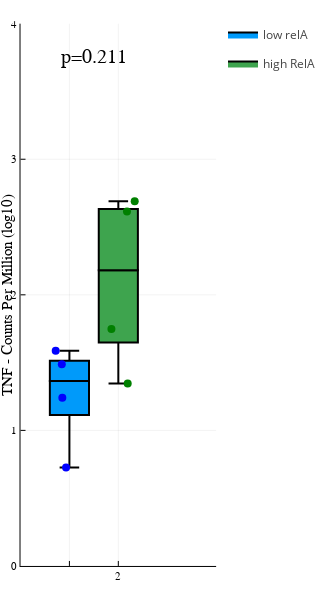
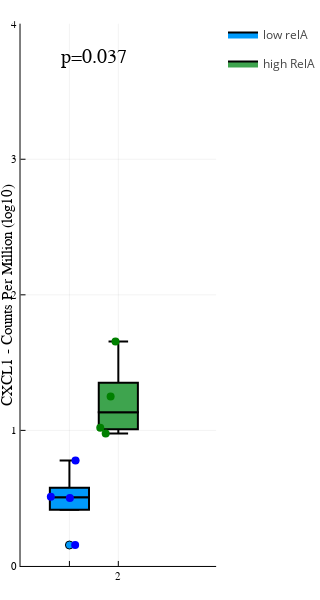
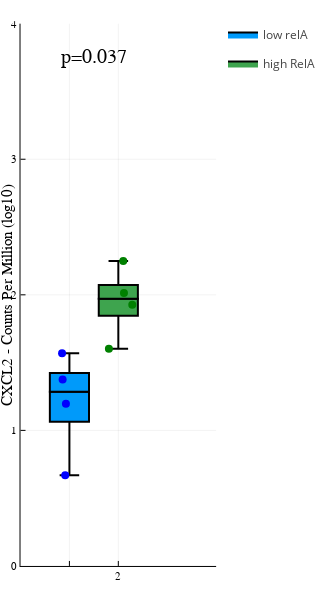
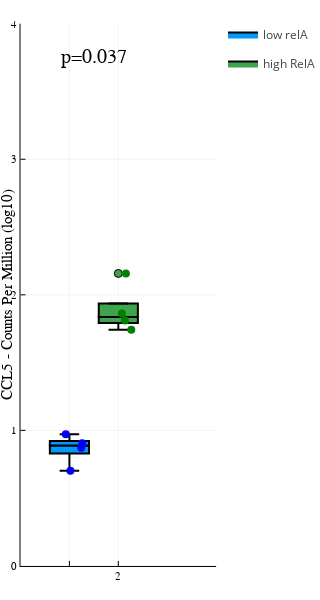

Here is the notebook cell these charts were saved with, in order:
### Code cell
#linesToHighlight=["U2932","SUDHL10","TMD8","RIVA","RCK8"]
cooFileName="nfkb2Histogram.csv"
cooDF = DataFrame(CSV.File(cooFileName))
cooDF2 = deepcopy(cooDF)
# cooDF2=filter(:COO => n -> n == "GCB", cooDF2)
# cooDF=filter(:COO => n -> n == "ABC", cooDF)
cooDF2=filter(:RELA => n -> n < quantile(cooDF2.RELA,0.2), cooDF2)
cooDF=filter(:RELA => n -> n > quantile(cooDF.RELA,0.8), cooDF)
allGeneNames=propertynames(cooDF)[9:end]
plotly()
for gene in allGeneNames
    
    
    thisPlot=boxplot([1], cooDF2[!,gene], label="low relA",linewidth=2)
    #@df singers_moscow violin!(string.(:VoicePart), :Height, side=:left, linewidth=0, label="Moscow")
    dotplot!([1], cooDF2[!,gene], marker=(:blue,stroke(0)), label="",mode = :density)

    boxplot!([2], cooDF[!,gene], label="high RelA",linewidth=2)
    #@df singers_moscow violin!(string.(:VoicePart), :Height, side=:left, linewidth=0, label="Moscow")
    dotplot!([2], cooDF[!,gene], marker=(:green,stroke(0)), label="",ylim=(0,4),xlim=(0,4),ylabel=String(gene)*" - Counts Per Million (log10)",mode = :density)
    #@df singers_moscow dotplot!(string.(:VoicePart), :Height, side=:left, marker=(:black,stroke(0)), label="")
    xticks!([1,2], [""],size=(300,600))
    pval=pvalue(ApproximateTwoSampleKSTest(cooDF[!,gene], cooDF2[!,gene]); tail = :both)
    annotate!(1.5,3.75,"p="*string(round(pval,digits=3)))

#     thisPlot=violin([1], cooDF2[!,gene], linewidth=0, label="GC",side=:left)
#     #@df singers_moscow violin!(string.(:VoicePart), :Height, side=:left, linewidth=0, label="Moscow")
#     dotplot!([1], cooDF2[!,gene], side=:left, marker=(:blue,stroke(0)), label="",mode = :density)

#     violin!([1], cooDF[!,gene], linewidth=0, label="ABC",side=:right)
#     #@df singers_moscow violin!(string.(:VoicePart), :Height, side=:left, linewidth=0, label="Moscow")
#     dotplot!([1], cooDF[!,gene], side=:right, marker=(:green,stroke(0)), label="",xlim=(0,2),ylim=(0.0,3.5),ylabel=String(gene)*" - Counts Per Million (log10)",mode = :density)
#     #@df singers_moscow dotplot!(string.(:VoicePart), :Height, side=:left, marker=(:black,stroke(0)), label="")
#     xticks!([1], [""])
    display(thisPlot)
end
